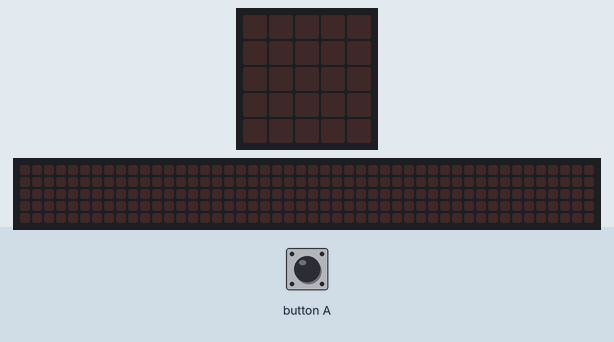
This program was run on a simulated BBC micro:bit (MakeCode). On the bench: the board's 5×5 LED display, a strip that is not on the board, showing the scrolling text unrolled. The test bench sets the inputs (shaded band). The 48×5 strip is a reading aid, not a part: it shows the text the display is scrolling, unrolled, one strip-width of it at a time.

Above: at 1.2 s.
1.3 s: button A pressed for 0.15 s
At 1.37 s:
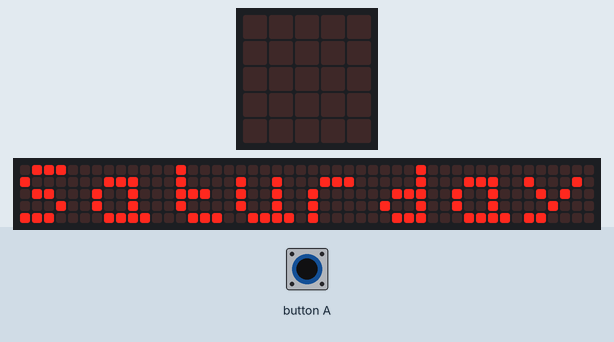
At 1.82 s:
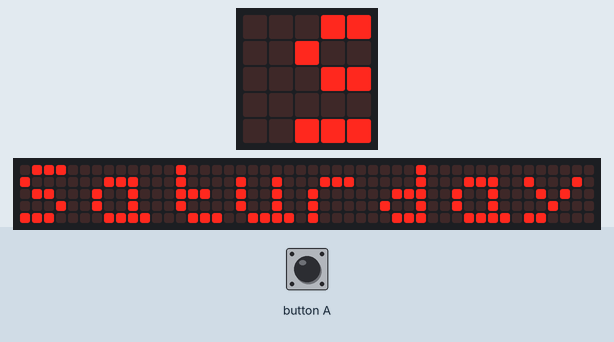
Timing chart, 0 to 4.3 s (numbered marks = the images above; inputs shaded):
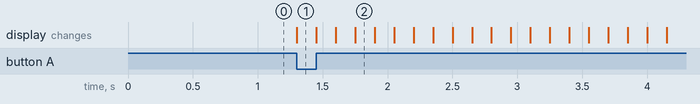

Measured:
- after the input at 1.3 s, the display: changes at once (image 1)

The program:

main.ts
```typescript
let myImage = 0
basic.forever(function () {
    if (input.buttonIsPressed(Button.A)) {
        myImage = 155 % 7
        if (myImage == 1) {
            basic.showString("Saturday")
        } else if (myImage == 2) {
            basic.showString("Sunday")
        } else if (myImage == 3) {
            basic.showString("Monday")
        } else if (myImage == 4) {
            basic.showString("Tuesday")
        } else if (myImage == 5) {
            basic.showString("Wednesday ")
        } else if (myImage == 6) {
            basic.showString("Thursday ")
        } else {
            basic.showString("Friday")
        }
    }
})
```

test.ts
```typescript
// 在此处测试；当此软件包作为插件使用时，将不会编译此软件包。
```
